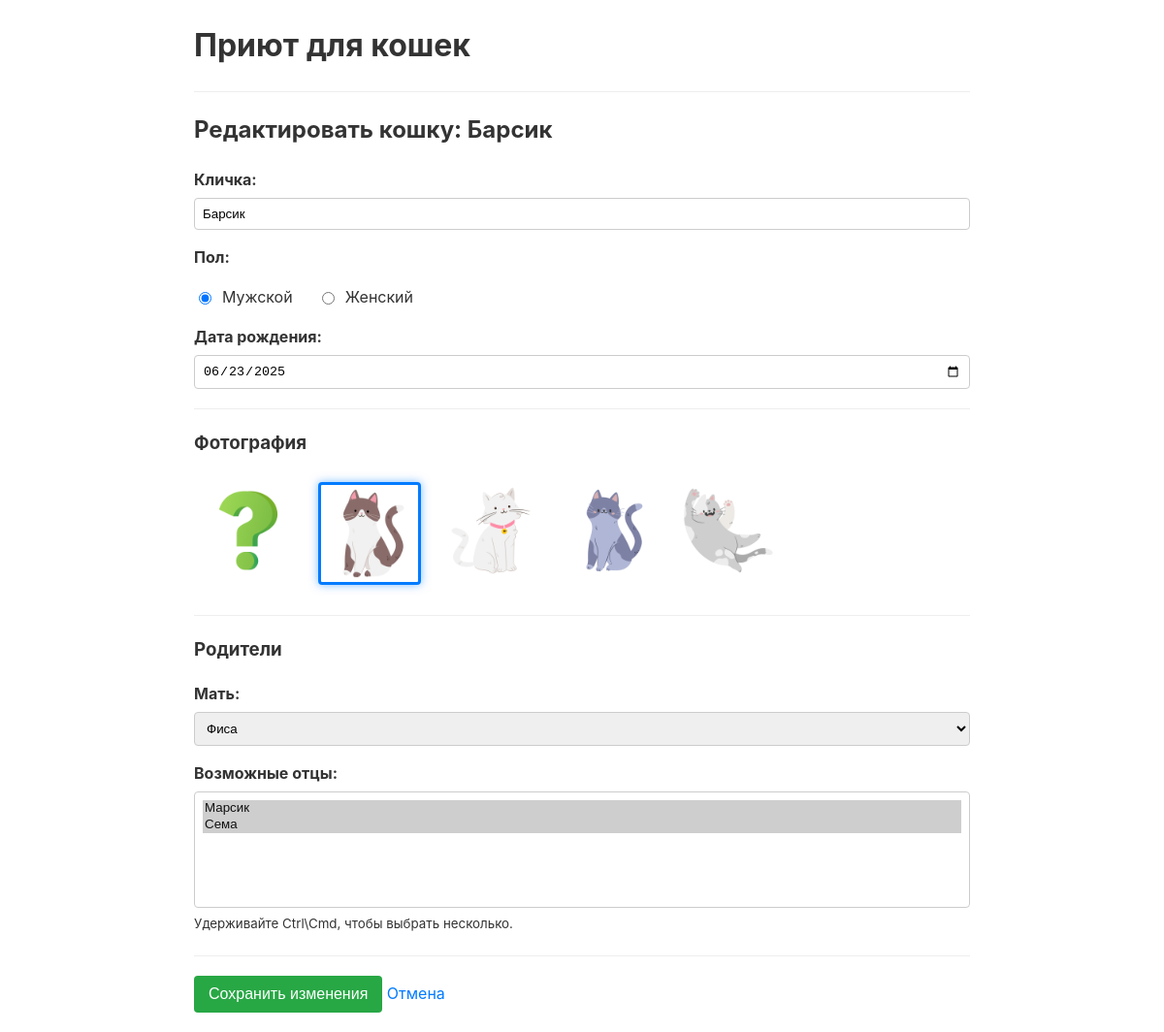
The app's page /index.php?action=edit&id=12 with its own data.
### tables this page shows
CREATE TABLE `cats` (
  `id` int(10) NOT NULL,
  `name` varchar(50) NOT NULL,
  `gender` enum('male','female') NOT NULL,
  `birth_date` date NOT NULL,
  `mother_id` int(10) DEFAULT NULL,
  `photo_filename` varchar(255) DEFAULT NULL
);

### src/Controllers/CatController.php (called while the page is built, shortened)
<?php
class CatController
{
    private Cat $catModel;
    public function __construct(PDO $pdo)
    {
        $this->pdo = $pdo;
        $this->catModel = new Cat($this->pdo);
    }
    public function edit(int $id): void
    {
        $cat = $this->catModel->getById($id);
        $mothers = array_filter($this->catModel->getByGender('female'), fn($m) => $m['id'] != $id);
        $fathers = array_filter($this->catModel->getByGender('male'), fn($f) => $f['id'] != $id);
        $selected_father_ids = $this->catModel->getPotentialFatherIds($id);
        require __DIR__ . '/../../views/layout.php';
    }
}

### src/Models/Cat.php (called while the page is built, shortened)
<?php
class Cat
{
    private PDO $pdo;
    public function __construct(PDO $pdo)
    {
        $this->pdo = $pdo;
    }
    public function getByGender(string $gender): array
    {
        $sql = "SELECT id, name FROM cats WHERE gender = :gender ORDER BY name ASC";
        $stmt = $this->pdo->prepare($sql);
        $stmt->execute(['gender' => $gender]);
        return $stmt->fetchAll(PDO::FETCH_ASSOC);
    }
    public function getPotentialFatherIds(int $kittenId): array
    {
        $sql = "SELECT father_id FROM kitten_possible_fathers WHERE kitten_id = :kitten_id";
        $stmt = $this->pdo->prepare($sql);
        $stmt->execute(['kitten_id' => $kittenId]);
        return $stmt->fetchAll(PDO::FETCH_COLUMN, 0);
    }
    public function getById(int $id): ?array
    {
        $sql = "SELECT * FROM cats WHERE id = :id";
        $stmt = $this->pdo->prepare($sql);
        $stmt->execute(['id' => $id]);
        $result = $stmt->fetch(PDO::FETCH_ASSOC);
        return $result ?: null;
    }
}

### views/cat_form.php (the view, shortened to what this page needs)
<?php
$today = date('Y-m-d');
$isEdit = isset($cat);
$formAction = $isEdit ? "index.php?action=update" : "index.php?action=store";
$buttonText = $isEdit ? "Сохранить изменения" : "Добавить кошку";
$selectedMotherId = $cat['mother_id'] ?? null;
$selected_father_ids = $selected_father_ids ?? [];
$available_photos = ['cat-1.webp', 'cat-2.webp', 'cat-3.webp', 'cat-4.webp'];
?>
<h2><?= $isEdit ? "Редактировать кошку: " . htmlspecialchars($cat['name']) : "Добавить новую кошку" ?></h2>
<form action="<?= $formAction ?>" method="post">
    <p>
        <label for="name">Кличка:</label>
        <input type="text" id="name" name="name" required value="<?= $isEdit ? htmlspecialchars($cat['name']) : '' ?>">
    </p>
    <p>
        <label>Пол:</label>
    <div class="radio-group-container">
        <div class="radio-option">
            <input type="radio" id="male" name="gender"
                   value="male" <?= (!$isEdit || $cat['gender'] === 'male') ? 'checked' : '' ?>>
            <label for="male">Мужской</label>
        </div>
        <div class="radio-option">
            <input type="radio" id="female" name="gender"
                   value="female" <?= ($isEdit && $cat['gender'] === 'female') ? 'checked' : '' ?>>
            <label for="female">Женский</label>
        </div>
    </div>
    </p>
    <p>
        <label for="birth_date">Дата рождения:</label>
        <input type="date" id="birth_date" name="birth_date" required
               value="<?= $isEdit ? $cat['birth_date'] : $today ?>" max="<?= $today ?>">
    </p>
    <hr>
    <h3>Фотография</h3>
    <div class="photo-selector">
        <label class="photo-option">
            <img src="public/images/placeholder.webp" alt="Без фото">
        </label>
        <?php foreach ($available_photos as $photo): ?>
            <label class="photo-option">
                <img src="public/images/<?= $photo ?>" alt="<?= $photo ?>">
            </label>
        <?php endforeach; ?>
    </div>
    <hr>
    <h3>Родители</h3>
    <p>
        <label for="mother_id">Мать:</label>
        <select id="mother_id" name="mother_id">
            <?php if (!empty($mothers)): ?>
                <?php foreach ($mothers as $mother): ?>
                    <option value="<?= $mother['id'] ?>" <?= ($mother['id'] == $selectedMotherId) ? 'selected' : '' ?>>
                        <?= htmlspecialchars($mother['name']) ?>
                    </option>
                <?php endforeach; ?>
            <?php endif; ?>
        </select>
    </p>
    <p>
        <label for="father_ids">Возможные отцы:</label>
        <select id="father_ids" name="father_ids[]" multiple class="fathers-select-multiple">
            <?php if (!empty($fathers)): ?>
                <?php foreach ($fathers as $father): ?>
                    <option value="<?= $father['id'] ?>" <?= in_array($father['id'], $selected_father_ids) ? 'selected' : '' ?>>
                        <?= htmlspecialchars($father['name']) ?>
                    </option>
                <?php endforeach; ?>
            <?php endif; ?>
        </select>
        <br><small>Удерживайте Ctrl\Cmd, чтобы выбрать несколько.</small>
    </p>
    <hr>
    <p>
        <button type="submit"><?= $buttonText ?></button>
        <a href="index.php">Отмена</a>
    </p>
</form>

### public/css/style.css (style rules this page uses)
body { font-family: -apple-system, BlinkMacSystemFont, "Segoe UI", Roboto, "Helvetica Neue", Arial, sans-serif; max-width: 800px; margin: 20px auto; color: #333; line-height: 1.6; }
a { color: #007bff; text-decoration: none; }
hr { border: none; border-top: 1px solid #eee; margin: 20px 0; }
form p { margin-bottom: 15px; }
label { display: block; margin-bottom: 5px; font-weight: bold; }
input[type="text"], input[type="date"], select { width: 100%; padding: 8px; box-sizing: border-box; border: 1px solid #ccc; border-radius: 4px; }
button[type="submit"] { padding: 10px 15px; background-color: #28a745; color: white; border: none; border-radius: 4px; cursor: pointer; font-size: 1em; }
.fathers-select-multiple { height: 120px; }
.photo-selector { display: flex; flex-wrap: wrap; gap: 10px; }
.photo-option { cursor: pointer; border: 3px solid transparent; border-radius: 6px; padding: 3px; transition: border-color 0.2s; }
.photo-option img { display: block; width: 100px; height: 100px; object-fit: cover; border-radius: 4px; }
.photo-option input[type="radio"]:checked + img { border: 3px solid #007bff; box-shadow: 0 0 10px rgba(0, 123, 255, 0.5); }
.radio-group-container { display: flex; gap: 25px; }
.radio-option { display: flex; align-items: center; gap: 8px; }
.radio-option label { display: inline; font-weight: normal; margin-bottom: 0; }
.radio-option input[type="radio"] { width: auto; }

### records on screen
cats: name "Барсик", gender "☑ Мужской", gender "☐ Женский", birth_date "06/23/2025", mother_id "Фиса"

### other values on screen
$buttonText "Сохранить изменения"
form field value "Марсик ☑ / Сема ☑"
